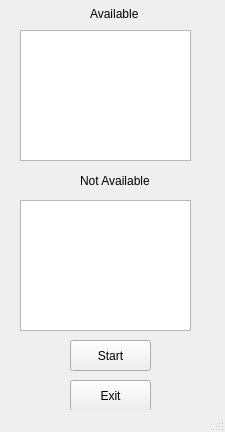
<?xml version="1.0" encoding="UTF-8"?>
<ui version="4.0">
 <class>Checker</class>
 <widget class="QMainWindow" name="Checker">
  <property name="enabled">
   <bool>true</bool>
  </property>
  <property name="geometry">
   <rect>
    <x>0</x>
    <y>0</y>
    <width>225</width>
    <height>432</height>
   </rect>
  </property>
  <property name="windowTitle">
   <string>Checker</string>
  </property>
  <property name="styleSheet">
   <string notr="true">QToolTip
{
     border: 1px solid black;
     background-color: #D1DBCB;
     padding: 1px;
     border-radius: 3px;
     opacity: 100;
}

QWidget
{
    color: #b1b1b1;
    background-color: #323232;
    selection-background-color:#323232;
    selection-color: black;
    background-clip: border;
    border-image: none;
    border: 0px transparent black;
    outline: 0;
}

QWidget:item:hover
{
    background-color: #D1DBCB;
    color: black;
}

QWidget:item:selected
{
    background-color: #D1DBCB;
    border: 0px
}

QCheckBox
{
    spacing: 5px;
    outline: none;
    color: #eff0f1;
    margin-bottom: 2px;
}

QCheckBox:disabled
{
    color: #76797C;
}

QCheckBox::indicator,QGroupBox::indicator
{
    width: 18px;
    height: 18px;
}

QGroupBox::indicator
{
    margin-left: 2px;
}

QCheckBox::indicator:unchecked
{
    image: url(:/qss_icons/rc/checkbox_unchecked.png);
}

QCheckBox::indicator:unchecked:hover,
QCheckBox::indicator:unchecked:focus,
QCheckBox::indicator:unchecked:pressed,
QGroupBox::indicator:unchecked:hover,
QGroupBox::indicator:unchecked:focus,
QGroupBox::indicator:unchecked:pressed
{
  border: none;
    image: url(:/qss_icons/rc/checkbox_unchecked_focus.png);
}

QCheckBox::indicator:checked
{
    image: url(:/qss_icons/rc/checkbox_checked.png);
}

QCheckBox::indicator:checked:hover,
QCheckBox::indicator:checked:focus,
QCheckBox::indicator:checked:pressed,
QGroupBox::indicator:checked:hover,
QGroupBox::indicator:checked:focus,
QGroupBox::indicator:checked:pressed
{
    border: none;
    image: url(:/qss_icons/rc/checkbox_checked_focus.png);
}


QCheckBox::indicator:indeterminate
{
    image: url(:/qss_icons/rc/checkbox_indeterminate.png);
}

QCheckBox::indicator:indeterminate:focus,
QCheckBox::indicator:indeterminate:hover,
QCheckBox::indicator:indeterminate:pressed
{
    image: url(:/qss_icons/rc/checkbox_indeterminate_focus.png);
}

QCheckBox::indicator:checked:disabled,
QGroupBox::indicator:checked:disabled
{
    image: url(:/qss_icons/rc/checkbox_checked_disabled.png);
}

QCheckBox::indicator:unchecked:disabled,
QGroupBox::indicator:unchecked:disabled
{
    image: url(:/qss_icons/rc/checkbox_unchecked_disabled.png);
}

QRadioButton
{
    spacing: 5px;
    outline: none;
    color: #eff0f1;
    margin-bottom: 2px;
}

QRadioButton:disabled
{
    color: #76797C;
}
QRadioButton::indicator
{
    width: 21px;
    height: 21px;
}

QRadioButton::indicator:unchecked
{
    image: url(:/qss_icons/rc/radio_unchecked.png);
}


QRadioButton::indicator:unchecked:hover,
QRadioButton::indicator:unchecked:focus,
QRadioButton::indicator:unchecked:pressed
{
    border: none;
    outline: none;
    image: url(:/qss_icons/rc/radio_unchecked_focus.png);
}

QRadioButton::indicator:checked
{
    border: none;
    outline: none;
    image: url(:/qss_icons/rc/radio_checked.png);
}

QRadioButton::indicator:checked:hover,
QRadioButton::indicator:checked:focus,
QRadioButton::indicator:checked:pressed
{
    border: none;
    outline: none;
    image: url(:/qss_icons/rc/radio_checked_focus.png);
}

QRadioButton::indicator:checked:disabled
{
    outline: none;
    image: url(:/qss_icons/rc/radio_checked_disabled.png);
}

QRadioButton::indicator:unchecked:disabled
{
    image: url(:/qss_icons/rc/radio_unchecked_disabled.png);
}


QMenuBar
{
    background-color: #323232;
    color: #D1DBCB;
}

QMenuBar::item
{
    background-color: #323232;
    background: transparent;
    /* padding: 2px 20px 2px 20px; */
}

QMenuBar::item:selected
{
    background: transparent;
    /* border: 1px solid #76797C; */
}

QMenuBar::item:pressed
{
    border: 0px solid #76797C;
    background-color: #D1DBCB;
    color: #000;
    margin-bottom:-1px;
    padding-bottom:1px;
}

QMenu
{
    background-color: #323232;
    /* border: 1px solid #76797C; */
    color: #eff0f1;
    /*margin: 2px; */
}

QMenu::icon
{
    /*margin: 5px;*/
}

QMenu::item
{
    padding: 2px 30px 2px 30px;
    /*margin-left: 5px;*/
    border: 1px solid transparent; /* reserve space for selection border */
}

QMenu::item:selected
{
    color: #000000;
}

QMenu::separator {
    height: 2px;
    background: #D1DBCB;
    margin-left: 10px;
    margin-right: 5px;
}

QMenu::indicator {
    width: 18px;
    height: 18px;
}

/* non-exclusive indicator = check box style indicator
   (see QActionGroup::setExclusive) */
QMenu::indicator:non-exclusive:unchecked {
    image: url(:/qss_icons/rc/checkbox_unchecked.png);
}

QMenu::indicator:non-exclusive:unchecked:selected {
    image: url(:/qss_icons/rc/checkbox_unchecked_disabled.png);
}

QMenu::indicator:non-exclusive:checked {
    image: url(:/qss_icons/rc/checkbox_checked.png);
}

QMenu::indicator:non-exclusive:checked:selected {
    image: url(:/qss_icons/rc/checkbox_checked_disabled.png);
}

/* exclusive indicator = radio button style indicator (see QActionGroup::setExclusive) */
QMenu::indicator:exclusive:unchecked {
    image: url(:/qss_icons/rc/radio_unchecked.png);
}

QMenu::indicator:exclusive:unchecked:selected {
    image: url(:/qss_icons/rc/radio_unchecked_disabled.png);
}

QMenu::indicator:exclusive:checked {
    image: url(:/qss_icons/rc/radio_checked.png);
}

QMenu::indicator:exclusive:checked:selected {
    image: url(:/qss_icons/rc/radio_checked_disabled.png);
}

QMenu::right-arrow {
    margin: 5px;
    image: url(:/qss_icons/rc/right_arrow.png)
}


QWidget:disabled
{
    color: #454545;
    background-color: #323232;
}

QAbstractItemView
{
    alternate-background-color: #323232;
    color: #eff0f1;
    border: 1px solid 3A3939;
    border-radius: 2px;
}

QWidget:focus, QMenuBar:focus,QToolBar:focus,QScrollAreaViewer:focus
{
    /* border: 2px solid #D1DBCB; */
}

QTabWidget:focus, QCheckBox:focus, QRadioButton:focus, QSlider:focus
{
    border: none;
}

QLineEdit
{
    background-color: #1e1e1e;
    selection-background-color: #D1DBCB;
    selection-color: black;
    padding: 5px;
    border-style: solid;
    border: 1px solid #76797C;
    border-radius: 2px;
    color: #eff0f1;
}

QGroupBox {
    border:1px solid #76797C;
    border-radius: 2px;
    margin-top: 20px;
}

QGroupBox::title {
    subcontrol-origin: margin;
    subcontrol-position: top center;
    padding-left: 10px;
    padding-right: 10px;
    padding-top: 10px;
}

QAbstractScrollArea
{
    border-radius: 0px;
    border: 0px solid #76797C;
    background-color: transparent;
}

QScrollBar:horizontal
{
    height: 15px;
    margin: 3px 15px 3px 15px;
    border: 1px transparent #2A2929;
    border-radius: 4px;
    background-color: #2A2929;
}

QScrollBar::handle:horizontal
{
    background-color: #605F5F;
    min-width: 5px;
    border-radius: 4px;
}

QScrollBar::add-line:horizontal
{
    margin: 0px 3px 0px 3px;
    border-image: url(:/qss_icons/rc/right_arrow_disabled.png);
    width: 10px;
    height: 10px;
    subcontrol-position: right;
    subcontrol-origin: margin;
}

QScrollBar::sub-line:horizontal
{
    margin: 0px 3px 0px 3px;
    border-image: url(:/qss_icons/rc/left_arrow_disabled.png);
    height: 10px;
    width: 10px;
    subcontrol-position: left;
    subcontrol-origin: margin;
}

QScrollBar::add-line:horizontal:hover,QScrollBar::add-line:horizontal:on
{
    border-image: url(:/qss_icons/rc/right_arrow.png);
    height: 10px;
    width: 10px;
    subcontrol-position: right;
    subcontrol-origin: margin;
}


QScrollBar::sub-line:horizontal:hover, QScrollBar::sub-line:horizontal:on
{
    border-image: url(:/qss_icons/rc/left_arrow.png);
    height: 10px;
    width: 10px;
    subcontrol-position: left;
    subcontrol-origin: margin;
}

QScrollBar::up-arrow:horizontal, QScrollBar::down-arrow:horizontal
{
    background: none;
}


QScrollBar::add-page:horizontal, QScrollBar::sub-page:horizontal
{
    background: none;
}

QScrollBar:vertical
{
    background-color: #2A2929;
    width: 15px;
    margin: 15px 3px 15px 3px;
    border: 1px transparent #2A2929;
    border-radius: 4px;
}

QScrollBar::handle:vertical
{
    background-color: #605F5F;
    min-height: 5px;
    border-radius: 4px;
}

QScrollBar::sub-line:vertical
{
    margin: 3px 0px 3px 0px;
    border-image: url(:/qss_icons/rc/up_arrow_disabled.png);
    height: 10px;
    width: 10px;
    subcontrol-position: top;
    subcontrol-origin: margin;
}

QScrollBar::add-line:vertical
{
    margin: 3px 0px 3px 0px;
    border-image: url(:/qss_icons/rc/down_arrow_disabled.png);
    height: 10px;
    width: 10px;
    subcontrol-position: bottom;
    subcontrol-origin: margin;
}

QScrollBar::sub-line:vertical:hover,QScrollBar::sub-line:vertical:on
{

    border-image: url(:/qss_icons/rc/up_arrow.png);
    height: 10px;
    width: 10px;
    subcontrol-position: top;
    subcontrol-origin: margin;
}


QScrollBar::add-line:vertical:hover, QScrollBar::add-line:vertical:on
{
    border-image: url(:/qss_icons/rc/down_arrow.png);
    height: 10px;
    width: 10px;
    subcontrol-position: bottom;
    subcontrol-origin: margin;
}

QScrollBar::up-arrow:vertical, QScrollBar::down-arrow:vertical
{
    background: none;
}


QScrollBar::add-page:vertical, QScrollBar::sub-page:vertical
{
    background: none;
}

QTextEdit
{
    background-color: #1e1e1e;
    color: #eff0f1;
    border: 1px solid #76797C;
}

QPlainTextEdit
{
    background-color: #1e1e1e;;
    color: #eff0f1;
    border-radius: 2px;
    border: 1px solid #76797C;
}

QHeaderView::section
{
    background-color: #76797C;
    color: #eff0f1;
    padding: 5px;
    border: 1px solid #76797C;
}

QSizeGrip {
    image: url(:/qss_icons/rc/sizegrip.png);
    width: 12px;
    height: 12px;
}


QMainWindow::separator
{
    background-color: #323232;
    color: white;
    padding-left: 4px;
    spacing: 2px;
    border: 1px dashed #76797C;
}

QMainWindow::separator:hover
{

    background-color: #787876;
    color: white;
    padding-left: 4px;
    border: 1px solid #76797C;
    spacing: 2px;
}


QMenu::separator
{
    height: 1px;
    background-color: #76797C;
    color: white;
    padding-left: 4px;
    margin-left: 10px;
    margin-right: 5px;
}

QFrame
{
    border-radius: 0px;
    /*border: 1px solid #76797C;*/
}


QFrame[frameShape=&quot;0&quot;]
{
    border-radius: 0px;
    border: 0px transparent #76797C;
}

QStackedWidget
{
    border: 1px transparent black;
}

QToolBar {
    border: 0px transparent #393838;
    background: 0px solid #323232;
    font-weight: bold;
}

QToolBar::handle:horizontal {
    image: url(:/qss_icons/rc/Hmovetoolbar.png);
}
QToolBar::handle:vertical {
    image: url(:/qss_icons/rc/Vmovetoolbar.png);
}
QToolBar::separator:horizontal {
    image: url(:/qss_icons/rc/Hsepartoolbar.png);
}
QToolBar::separator:vertical {
    image: url(:/qss_icons/rc/Vsepartoolbar.png);
}
QToolButton#qt_toolbar_ext_button {
    background: #58595a
}

QPushButton
{
    color: #eff0f1;
    background-color: #323232;
    border-width: 1px;
    border-color: #76797C;
    border-style: solid;
    padding: 5px;
    border-radius: 0px;
    outline: none;
}

QPushButton:disabled
{
    background-color: #323232;
    border-width: 1px;
    border-color: #454545;
    border-style: solid;
    padding-top: 5px;
    padding-bottom: 5px;
    padding-left: 10px;
    padding-right: 10px;
    border-radius: 2px;
    color: #454545;
}

QPushButton:focus {
    background-color: #D1DBCB;
    color: black;
}

QPushButton:pressed
{
    color: black;
    background-color: #D1DBCB;
    padding-top: -15px;
    padding-bottom: -17px;
}

QComboBox
{
    selection-background-color: #D1DBCB;
    background-color: #31363B;
    border-style: solid;
    border: 1px solid #76797C;
    border-radius: 2px;
    padding: 5px;
    min-width: 75px;
}

QPushButton:checked{
    background-color: #76797C;
    border-color: #6A6969;
}

QComboBox:hover,QPushButton:hover,QAbstractSpinBox:hover,QLineEdit:hover,QTextEdit:hover,QPlainTextEdit:hover,QAbstractView:hover,QTreeView:hover
{
    border: 1px solid #D1DBCB;
}

QComboBox:on
{
    padding-top: 0px;
    padding-left: 4px;
    selection-background-color: #4a4a4a;
}

QComboBox QAbstractItemView
{
    background-color: #1e1e1e;
    border-radius: 2px;
    border: 1px solid #76797C;
    selection-background-color: #D1DBCB;
}

QComboBox::drop-down
{
    subcontrol-origin: padding;
    subcontrol-position: top right;
    width: 15px;

    border-left-width: 0px;
    border-left-color: darkgray;
    border-left-style: solid;
    border-top-right-radius: 3px;
    border-bottom-right-radius: 3px;
}

QComboBox::down-arrow
{
    image: url(:/qss_icons/rc/down_arrow_disabled.png);
}

QComboBox::down-arrow:on, QComboBox::down-arrow:hover,
QComboBox::down-arrow:focus
{
    image: url(:/qss_icons/rc/down_arrow.png);
}

QAbstractSpinBox {
    padding: 2px;
    margin: 2px;
    background-color: #1e1e1e;
    color: #eff0f1;
    border-radius: 0px;
    min-width: 75px;
    selection-background-color: #D1DBCB;
    selection-color: black;
}

QAbstractSpinBox:up-button
{
    background-color: transparent;
    subcontrol-origin: border;
    subcontrol-position: center right;
}

QAbstractSpinBox:down-button
{
    background-color: transparent;
    subcontrol-origin: border;
    subcontrol-position: center left;
}

QAbstractSpinBox::up-arrow,QAbstractSpinBox::up-arrow:disabled,QAbstractSpinBox::up-arrow:off {
    image: url(:/qss_icons/rc/up_arrow_disabled.png);
    width: 10px;
    height: 10px;
}
QAbstractSpinBox::up-arrow:hover
{
    image: url(:/qss_icons/rc/up_arrow.png);
}


QAbstractSpinBox::down-arrow,QAbstractSpinBox::down-arrow:disabled,QAbstractSpinBox::down-arrow:off
{
    image: url(:/qss_icons/rc/down_arrow_disabled.png);
    width: 10px;
    height: 10px;
}
QAbstractSpinBox::down-arrow:hover
{
    image: url(:/qss_icons/rc/down_arrow.png);
}


QLabel
{
    border: 0px solid black;
    margin-left: 2px;
    margin-right: 2px;
    color: #D1DBCB;
}

QTabWidget{
    border: 0px transparent black;
}

QTabWidget::pane {
    border: 1px solid #76797C;
    padding: 5px;
    margin: 0px;
}

QTabWidget::tab-bar {
    left: 5px; /* move to the right by 5px */
}

QTabBar
{
    qproperty-drawBase: 0;
    border-radius: 3px;
}

QTabBar::focus
{
    border: 0px transparent black;
    color: black;
}

QTabBar::hover
{
    border: 0px transparent black;
    color: black;
}

QTabBar::close-button  {
    image: url(:/qss_icons/rc/close.png);
    background: transparent;
}

QTabBar::close-button:hover
{
    image: url(:/qss_icons/rc/close-hover.png);
    background: transparent;
}

QTabBar::close-button:pressed {
    image: url(:/qss_icons/rc/close-pressed.png);
    background: transparent;
}

/* TOP TABS */
QTabBar::tab:top {
    color: #eff0f1;
    border: 1px solid #76797C;
    border-bottom: 1px transparent black;
    background-color: #323232;
    padding: 5px;
    min-width: 50px;
    border-top-left-radius: 2px;
    border-top-right-radius: 2px;
}

QTabBar::tab:top:!selected
{
    color: #eff0f1;
    background-color: #54575B;
    border: 1px solid #76797C;
    border-bottom: 1px transparent black;
    border-top-left-radius: 2px;
    border-top-right-radius: 2px;
}

QTabBar::tab:top:!selected:hover {
    background-color: #D1DBCB;
    color: black;
}

/* BOTTOM TABS */
QTabBar::tab:bottom {
    color: #eff0f1;
    border: 1px solid #76797C;
    border-top: 1px transparent black;
    background-color: #323232;
    padding: 5px;
    border-bottom-left-radius: 2px;
    border-bottom-right-radius: 2px;
    min-width: 50px;
}

QTabBar::tab:bottom:!selected
{
    color: #eff0f1;
    background-color: #54575B;
    border: 1px solid #76797C;
    border-top: 1px transparent black;
    border-bottom-left-radius: 2px;
    border-bottom-right-radius: 2px;
}

QTabBar::tab:bottom:!selected:hover {
    background-color: #D1DBCB;
    color: black;
}

/* LEFT TABS */
QTabBar::tab:left {
    color: #eff0f1;
    border: 1px solid #76797C;
    border-left: 1px transparent black;
    background-color: #323232;
    padding: 5px;
    border-top-right-radius: 2px;
    border-bottom-right-radius: 2px;
    min-height: 50px;
}

QTabBar::tab:left:!selected
{
    color: #eff0f1;
    background-color: #54575B;
    border: 1px solid #76797C;
    border-left: 1px transparent black;
    border-top-right-radius: 2px;
    border-bottom-right-radius: 2px;
}

QTabBar::tab:left:!selected:hover {
    background-color: #D1DBCB;
    color: black;
}


/* RIGHT TABS */
QTabBar::tab:right {
    color: #eff0f1;
    border: 1px solid #76797C;
    border-right: 1px transparent black;
    background-color: #323232;
    padding: 5px;
    border-top-left-radius: 2px;
    border-bottom-left-radius: 2px;
    min-height: 50px;
}

QTabBar::tab:right:!selected
{
    color: #eff0f1;
    background-color: #54575B;
    border: 1px solid #76797C;
    border-right: 1px transparent black;
    border-top-left-radius: 2px;
    border-bottom-left-radius: 2px;
}

QTabBar::tab:right:!selected:hover {
    background-color: #D1DBCB;
    color: black;
}

QTabBar QToolButton::right-arrow:enabled {
     image: url(:/qss_icons/rc/right_arrow.png);
 }

 QTabBar QToolButton::left-arrow:enabled {
     image: url(:/qss_icons/rc/left_arrow.png);
 }

QTabBar QToolButton::right-arrow:disabled {
     image: url(:/qss_icons/rc/right_arrow_disabled.png);
 }

 QTabBar QToolButton::left-arrow:disabled {
     image: url(:/qss_icons/rc/left_arrow_disabled.png);
 }


QDockWidget {
    background: #323232;
    border: 1px solid #403F3F;
    titlebar-close-icon: url(:/qss_icons/rc/close.png);
    titlebar-normal-icon: url(:/qss_icons/rc/undock.png);
}

QDockWidget::close-button, QDockWidget::float-button {
    border: 1px solid transparent;
    border-radius: 2px;
    background: transparent;
}

QDockWidget::close-button:hover, QDockWidget::float-button:hover {
    background: rgba(255, 255, 255, 10);
}

QDockWidget::close-button:pressed, QDockWidget::float-button:pressed {
    padding: 1px -1px -1px 1px;
    background: rgba(255, 255, 255, 10);
}

QTreeView, QListView
{
    border: 1px solid #76797C;
    background-color: #1e1e1e;
}

QTreeView:branch:selected, QTreeView:branch:hover
{
    background: url(:/qss_icons/rc/transparent.png);
}

QTreeView::branch:has-siblings:!adjoins-item {
    border-image: url(:/qss_icons/rc/transparent.png);
}

QTreeView::branch:has-siblings:adjoins-item {
    border-image: url(:/qss_icons/rc/transparent.png);
}

QTreeView::branch:!has-children:!has-siblings:adjoins-item {
    border-image: url(:/qss_icons/rc/transparent.png);
}

QTreeView::branch:has-children:!has-siblings:closed,
QTreeView::branch:closed:has-children:has-siblings {
    image: url(:/qss_icons/rc/branch_closed.png);
}

QTreeView::branch:open:has-children:!has-siblings,
QTreeView::branch:open:has-children:has-siblings  {
    image: url(:/qss_icons/rc/branch_open.png);
}

QTreeView::branch:has-children:!has-siblings:closed:hover,
QTreeView::branch:closed:has-children:has-siblings:hover {
    image: url(:/qss_icons/rc/branch_closed-on.png);
    }

QTreeView::branch:open:has-children:!has-siblings:hover,
QTreeView::branch:open:has-children:has-siblings:hover  {
    image: url(:/qss_icons/rc/branch_open-on.png);
    }

QListView::item:!selected:hover, QTreeView::item:!selected:hover  {
    background: #848383;
    outline: 0;
    color: #eff0f1;
}

QListView::item:selected:hover, QTreeView::item:selected:hover  {
    background: #D1DBCB;
}

QSlider::groove:horizontal {
    border: 1px solid #565a5e;
    height: 4px;
    background: #565a5e;
    margin: 0px;
    border-radius: 2px;
}

QSlider::handle:horizontal {
    background: #D1DBCB;
    border: 1px solid #999999;
    width: 10px;
    height: 10px;
    margin: -5px 0;
}

QSlider::add-page:qlineargradient {
    background: #595858;
    border-top-right-radius: 5px;
    border-bottom-right-radius: 5px;
    border-top-left-radius: 0px;
    border-bottom-left-radius: 0px;
}

QSlider::sub-page::qlineargradient:horizontal {
    background:  #D1DBCB;
    border-top-right-radius: 0px;
    border-bottom-right-radius: 0px;
    border-top-left-radius: 5px;
    border-bottom-left-radius: 5px;
}

QSlider::groove:vertical {
    border: 1px solid #565a5e;
    width: 4px;
    background: #565a5e;
    margin: 0px;
    border-radius: 3px;
}

QSlider::handle:vertical {
    background: #D1DBCB;
    border: 1px solid #999999;
    width: 10px;
    height: 10px;
    margin: 0 -5px;
}

QToolButton {
    color: #D1DBCB;
    background-color: transparent;
    border: 0px transparent #76797C;
    border-radius: 0px;
    padding: 1px;
    margin-right: 5px;
}

QToolButton[popupMode=&quot;1&quot;] { /* only for MenuButtonPopup */
 padding-right: 20px; /* make way for the popup button */
 border: 1px #76797C;
 border-radius: 0px;
}

QToolButton[popupMode=&quot;2&quot;] { /* only for InstantPopup */
 padding-right: 10px; /* make way for the popup button */
 border: 0px #76797C;
}


QToolButton:hover, QToolButton::menu-button:hover {
    background-color: transparent;
    border: 1px solid #D1DBCB;
    padding: 2px;
}

QToolButton:checked, QToolButton:pressed,
        QToolButton::menu-button:pressed {
    color: black;
    background-color: #D1DBCB;
    border: 0px solid #D1DBCB;
    padding: 2px;
}

/* the subcontrol below is used only in the InstantPopup or DelayedPopup mode */
QToolButton::menu-indicator {
    image: url(:/qss_icons/rc/down_arrow.png);
    top: -7px; left: -2px; /* shift it a bit */
}

/* the subcontrols below are used only in the MenuButtonPopup mode */
QToolButton::menu-button {
    border: 1px transparent #76797C;
    border-top-right-radius: 6px;
    border-bottom-right-radius: 6px;
    /* 16px width + 4px for border = 20px allocated above */
    width: 16px;
    outline: none;
}

QToolButton::menu-arrow {
    image: url(:/qss_icons/rc/down_arrow.png);
}

QToolButton::menu-arrow:open {
    border: 1px solid #76797C;
}

QPushButton::menu-indicator  {
    subcontrol-origin: padding;
    subcontrol-position: bottom right;
    left: 8px;
}

QTableView
{
    border: 1px solid #76797C;
    gridline-color: #323232;
    background-color: #1e1e1e;
}


QTableView, QHeaderView
{
    border-radius: 0px;
}

QTableView::item:pressed, QListView::item:pressed, QTreeView::item:pressed  {
    background: #D1DBCB;
    color: black;
}

QTableView::item:selected:active, QTreeView::item:selected:active, QListView::item:selected:active  {
    background: #D1DBCB;
    color: black;
}

QHeaderView
{
    background-color: #323232;
    border: 1px transparent;
    border-radius: 0px;
    margin: 0px;
    padding: 0px;

}

QHeaderView::section  {
    background-color: #323232;
    color: #eff0f1;
    padding: 5px;
    border: 1px solid #76797C;
    border-radius: 0px;
    text-align: center;
}

QHeaderView::section::vertical::first, QHeaderView::section::vertical::only-one
{
    border-top: 1px solid #76797C;
}

QHeaderView::section::vertical
{
    border-top: transparent;
}

QHeaderView::section::horizontal::first, QHeaderView::section::horizontal::only-one
{
    border-left: 1px solid #76797C;
}

QHeaderView::section::horizontal
{
    border-left: transparent;
}


QHeaderView::section:checked
 {
    color: white;
    background-color: #848383;
 }

 /* style the sort indicator */
QHeaderView::down-arrow {
    image: url(:/qss_icons/rc/down_arrow.png);
}

QHeaderView::up-arrow {
    image: url(:/qss_icons/rc/up_arrow.png);
}


QTableCornerButton::section {
    background-color: #323232;
    border: 1px transparent #76797C;
    border-radius: 0px;
}

QToolBox  {
    padding: 5px;
    border: 1px transparent black;
}

QToolBox::tab {
    color: #eff0f1;
    background-color: #323232;
    border: 1px solid #76797C;
    border-bottom: 1px transparent #323232;
    border-top-left-radius: 5px;
    border-top-right-radius: 5px;
}

QToolBox::tab:selected { /* italicize selected tabs */
    font: italic;
    background-color: #323232;
    border-color: #D1DBCB;
 }

QStatusBar::item {
    border: 0px transparent dark;
    margin: 0px;
    border: 0px;
 }


QFrame[height=&quot;3&quot;], QFrame[width=&quot;3&quot;] {
    background-color: #76797C;
}


QSplitter::handle {
    border: 1px dashed #76797C;
}

QSplitter::handle:hover {
    background-color: #787876;
    border: 1px solid #76797C;
}

QSplitter::handle:horizontal {
    width: 1px;
}

QSplitter::handle:vertical {
    height: 1px;
}

QProgressBar {
    border: 1px solid #76797C;
    border-radius: 5px;
    text-align: center;
}

QProgressBar::chunk {
    background-color: #D1DBCB;
}

QDateEdit
{
    selection-background-color: #D1DBCB;
    border-style: solid;
    border: 1px solid #CEE343;
    border-radius: 2px;
    padding: 1px;
    min-width: 75px;
}

QDateEdit:on
{
    padding-top: 3px;
    padding-left: 4px;
    selection-background-color: #4a4a4a;
}

QDateEdit QAbstractItemView
{
    background-color: #1e1e1e;
    border-radius: 2px;
    border: 1px solid #3375A3;
    selection-background-color: #D1DBCB;
}

QDateEdit::drop-down
{
    subcontrol-origin: padding;
    subcontrol-position: top right;
    width: 15px;
    border-left-width: 0px;
    border-left-color: darkgray;
    border-left-style: solid;
    border-top-right-radius: 3px;
    border-bottom-right-radius: 3px;
}

QDateEdit::down-arrow
{
    image: url(:/qss_icons/rc/down_arrow_disabled.png);
}

QDateEdit::down-arrow:on, QDateEdit::down-arrow:hover,
QDateEdit::down-arrow:focus
{
    image: url(:/qss_icons/rc/down_arrow.png);
}
</string>
  </property>
  <widget class="QWidget" name="centralwidget">
   <widget class="QPushButton" name="pushButton_2">
    <property name="geometry">
     <rect>
      <x>70</x>
      <y>380</y>
      <width>81</width>
      <height>31</height>
     </rect>
    </property>
    <property name="text">
     <string>Exit</string>
    </property>
   </widget>
   <widget class="QPushButton" name="pushButton_3">
    <property name="geometry">
     <rect>
      <x>70</x>
      <y>340</y>
      <width>81</width>
      <height>31</height>
     </rect>
    </property>
    <property name="text">
     <string>Start</string>
    </property>
   </widget>
   <widget class="QLabel" name="label">
    <property name="geometry">
     <rect>
      <x>90</x>
      <y>3</y>
      <width>51</width>
      <height>21</height>
     </rect>
    </property>
    <property name="text">
     <string>Available</string>
    </property>
   </widget>
   <widget class="QLabel" name="label_2">
    <property name="geometry">
     <rect>
      <x>80</x>
      <y>170</y>
      <width>71</width>
      <height>21</height>
     </rect>
    </property>
    <property name="text">
     <string>Not Available</string>
    </property>
   </widget>
   <widget class="QListWidget" name="listWidget">
    <property name="geometry">
     <rect>
      <x>20</x>
      <y>200</y>
      <width>171</width>
      <height>131</height>
     </rect>
    </property>
   </widget>
   <widget class="QListWidget" name="listWidget_2">
    <property name="geometry">
     <rect>
      <x>20</x>
      <y>30</y>
      <width>171</width>
      <height>131</height>
     </rect>
    </property>
   </widget>
  </widget>
  <widget class="QStatusBar" name="statusbar"/>
 </widget>
 <resources/>
 <connections/>
</ui>
